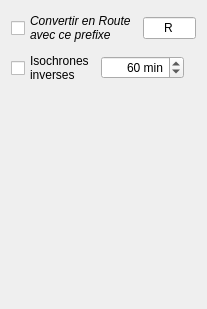
         <widget class="QWidget" name="commands">
          <property name="geometry">
           <rect>
            <x>0</x>
            <y>0</y>
            <width>207</width>
            <height>309</height>
           </rect>
          </property>
          <attribute name="label">
           <string>Commands</string>
          </attribute>
          <layout class="QVBoxLayout" name="verticalLayout_18">
           <item>
            <layout class="QHBoxLayout" name="horizontalLayout_4">
             <item>
              <widget class="QCheckBox" name="convRoute">
               <property name="font">
                <font>
                 <weight>50</weight>
                 <italic>true</italic>
                 <bold>false</bold>
                </font>
               </property>
               <property name="text">
                <string>Convertir en Route
avec ce prefixe</string>
               </property>
              </widget>
             </item>
             <item>
              <widget class="QLineEdit" name="poiPrefix">
               <property name="inputMask">
                <string>A</string>
               </property>
               <property name="text">
                <string>R</string>
               </property>
               <property name="maxLength">
                <number>1</number>
               </property>
               <property name="alignment">
                <set>Qt::AlignCenter</set>
               </property>
              </widget>
             </item>
             <item>
              <spacer name="horizontalSpacer_16">
               <property name="orientation">
                <enum>Qt::Horizontal</enum>
               </property>
               <property name="sizeHint" stdset="0">
                <size>
                 <width>40</width>
                 <height>20</height>
                </size>
               </property>
              </spacer>
             </item>
            </layout>
           </item>
           <item>
            <layout class="QHBoxLayout" name="horizontalLayout_6">
             <item>
              <widget class="QCheckBox" name="i_iso">
               <property name="text">
                <string>Isochrones
inverses</string>
               </property>
              </widget>
             </item>
             <item>
              <widget class="QSpinBox" name="isoRoute">
               <property name="alignment">
                <set>Qt::AlignRight|Qt::AlignTrailing|Qt::AlignVCenter</set>
               </property>
               <property name="suffix">
                <string> min</string>
               </property>
               <property name="minimum">
                <number>1</number>
               </property>
               <property name="maximum">
                <number>99999</number>
               </property>
               <property name="singleStep">
                <number>5</number>
               </property>
               <property name="value">
                <number>60</number>
               </property>
              </widget>
             </item>
             <item>
              <spacer name="horizontalSpacer_17">
               <property name="orientation">
                <enum>Qt::Horizontal</enum>
               </property>
               <property name="sizeHint" stdset="0">
                <size>
                 <width>40</width>
                 <height>20</height>
                </size>
               </property>
              </spacer>
             </item>
            </layout>
           </item>
           <item>
            <spacer name="verticalSpacer_5">
             <property name="orientation">
              <enum>Qt::Vertical</enum>
             </property>
             <property name="sizeHint" stdset="0">
              <size>
               <width>20</width>
               <height>259</height>
              </size>
             </property>
            </spacer>
           </item>
          </layout>
         </widget>
